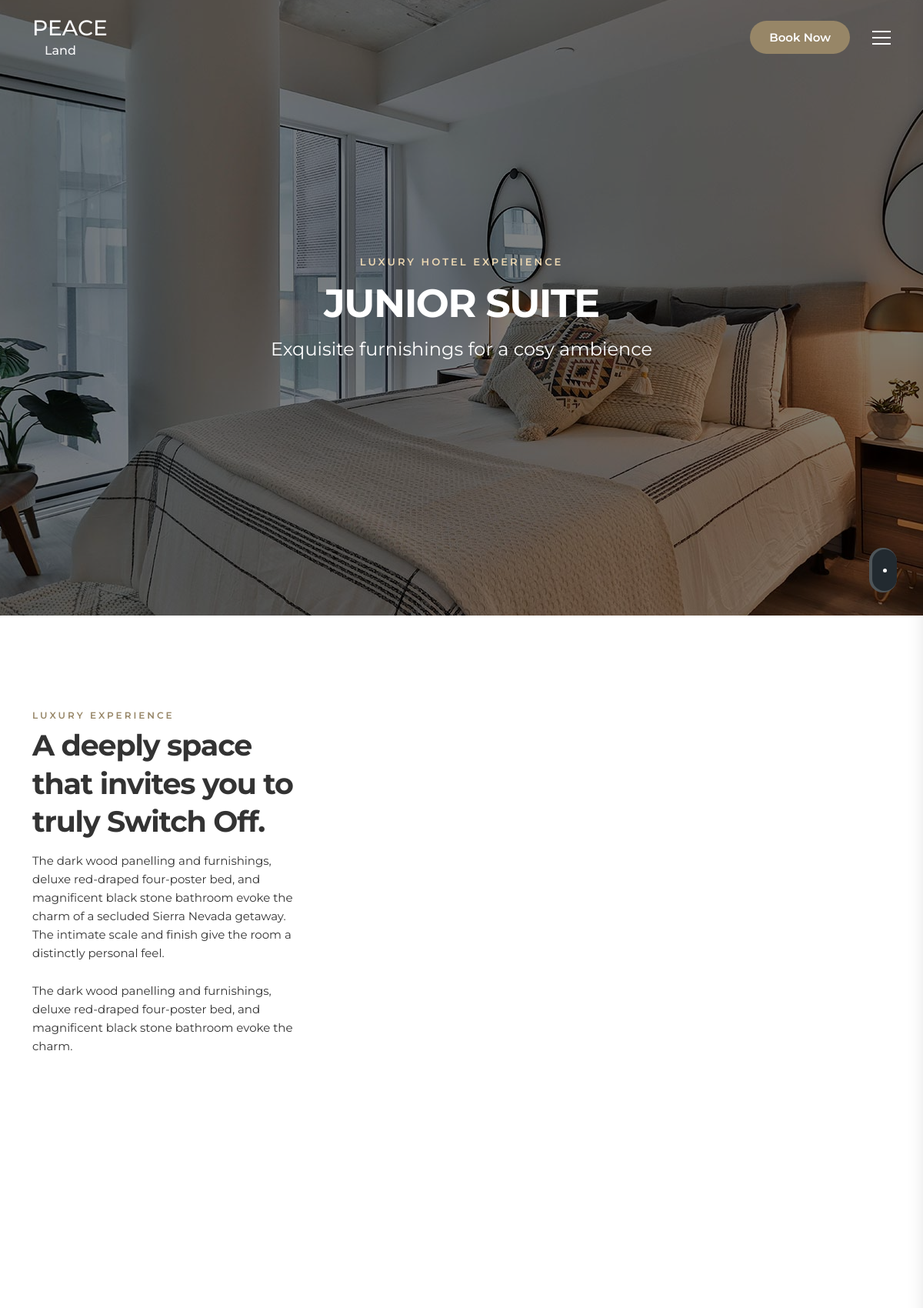
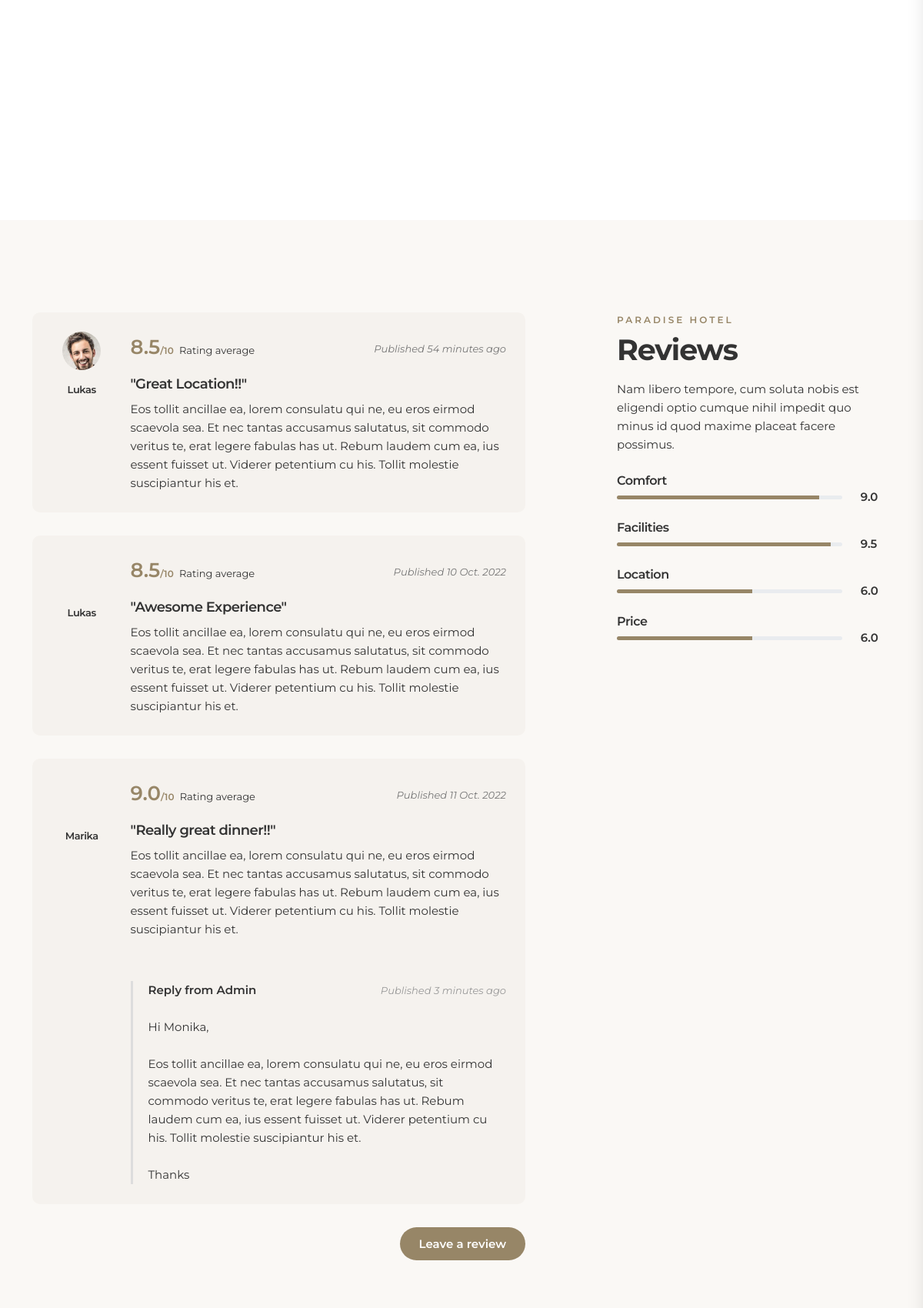
Screenshot of /hotel/room-details-booking/1 (upper part) with the database file from the repository (2 pictures, top to bottom).
### PeaceLand/models.py (models this page shows, shortened)
class RoomsType(models.Model):
    RoomName = models.CharField(max_length=256)
    RoomImgM = models.ImageField(upload_to="RoomImg/")
    RoomImgF = models.ImageField(upload_to="RoomImg/")
    RoomImgS = models.ImageField(upload_to="RoomImg/")
    RoomPrice = models.IntegerField()
    RoomInfo = models.CharField(max_length=256)
    Room_amenities = models.ManyToManyField(Amenity)
    Room_Total = models.IntegerField()
    BookedRooms = models.IntegerField(default=0)
    class Meta:
        verbose_name = ("TypeOfRooms")
        verbose_name_plural = ("Type_Of_Rooms") #Admin Shows

### PeaceLand/views.py (the view, shortened to what this page needs)
# urls.py: path("room-details-booking/<int:id>",RoomBookingIndex),
def RoomBookingIndex(request,id):
    room_id = request.session.get('room_id')
    room_email = request.session.get('room_email')
    other_rooms = RoomsType.objects.exclude(id=id)
    roomType = get_object_or_404(RoomsType, id=id)
    amenities = roomType.Room_amenities.all()
    contact = AdminAddress.objects.all()
    rooms = RoomsType.objects.all()
    context={
        "roomType":roomType,
        'amenities': amenities,
        'other_rooms': other_rooms,
        'contacts':contact,
        'rooms':rooms
    }
    return render(request,"room-details-booking.html",context)

### PeaceLand/templates/room-details-booking.html (shortened to what this page needs)
{% extends 'base.html' %}
{% load static %}
{% block content %}
    <main>
        <div class="hero full-height jarallax" data-jarallax data-speed="0.2">
            <img class="jarallax-img kenburns" src="/media/{{roomType.RoomImgM}}" alt="">
            <div class="wrapper opacity-mask d-flex align-items-center  text-center animate_hero" data-opacity-mask="rgba(0, 0, 0, 0.5)">
                <div class="container">
                    <div class="row justify-content-center">
                        <div class="col-lg-8">
                            <small class="slide-animated one">Luxury Hotel Experience</small>
                            <h1 class="slide-animated two">{{roomType.RoomName}}</h1>
                            <p class="slide-animated three">Exquisite furnishings for a cosy ambience</p>
                        </div>
                    </div>
                </div>
                <div class="mouse_wp slide-animated four">
                    <a href="#first_section" class="btn_explore">
                        <div class="mouse"></div>
                    </a>
                </div>
            </div>
        </div>
        <div class="bg_white" id="first_section">
            <div class="container margin_120_95">
                <div class="row justify-content-between">
                    <div class="col-lg-4">
                        <div class="title">
                            <small>Luxury Experience</small>
                            <h2>A deeply space that invites you to truly Switch Off.</h2>
                        </div>
                        <p>The dark wood panelling and furnishings, deluxe red-draped four-poster bed, and magnificent black stone bathroom evoke the charm of a secluded Sierra Nevada getaway. The intimate scale and finish give the room a distinctly personal feel.</p>
                        <p>The dark wood panelling and furnishings, deluxe red-draped four-poster bed, and magnificent black stone bathroom evoke the charm.</p>
                    </div>
                    <div class="col-lg-6">
                    </div>
                </div>
            </div>
        </div>
        <div class="bg_white add_bottom_120">
            <div class="container-fluid p-lg-0">
                <div data-cues="zoomIn">
                </div>
            </div>
        </div>
        <div class="container margin_120_95" id="reviews">
            <div class="row justify-content-between">
                <div class="col-lg-4 order-lg-2 fixed_title reviews_sum_details">
                    <div class="title">
                        <small>Paradise Hotel</small>
                        <h2>Reviews</h2>
                    </div>
                    <p>Nam libero tempore, cum soluta nobis est eligendi optio cumque nihil impedit quo minus id quod maxime placeat facere possimus.</p>
                    <h6>Comfort</h6>
                    <div class="row mb-2">
                        <div class="col-xl-10 col-lg-9 col-10">
                            <div class="progress">
                                <div class="progress-bar" role="progressbar" aria-valuenow="90" aria-valuemin="0" aria-valuemax="100" style="width: 90%;"></div>
                            </div>
                        </div>
                        <div class="col-xl-2 col-lg-3 col-2"><strong>9.0</strong></div>
                    </div>
                    <h6>Facilities</h6>
                    <div class="row mb-2">
                        <div class="col-xl-10 col-lg-9 col-10">
                            <div class="progress">
                                <div class="progress-bar" role="progressbar" aria-valuenow="95" aria-valuemin="0" aria-valuemax="100" style="width: 95%;"></div>
                            </div>
                        </div>
                        <div class="col-xl-2 col-lg-3 col-2"><strong>9.5</strong></div>
                    </div>
                    <h6>Location</h6>
                    <div class="row mb-2">
                        <div class="col-xl-10 col-lg-9 col-10">
                            <div class="progress">
                                <div class="progress-bar" role="progressbar" aria-valuenow="60" aria-valuemin="0" aria-valuemax="100" style="width: 60%;"></div>
                            </div>
                        </div>
                        <div class="col-xl-2 col-lg-3 col-2"><strong>6.0</strong></div>
                    </div>
                    <h6>Price</h6>
                    <div class="row mb-2">
                        <div class="col-xl-10 col-lg-9 col-10">
                            <div class="progress">
                                <div class="progress-bar" role="progressbar" aria-valuenow="60" aria-valuemin="0" aria-valuemax="100" style="width: 60%;"></div>
                            </div>
                        </div>
                        <div class="col-xl-2 col-lg-3 col-2"><strong>6.0</strong></div>
                    </div>
                </div>
                <div class="col-lg-7 order-lg-1">
                    <div class="review_card">
                        <div class="row">
                            <div class="col-md-2 user_info">
                                <figure><img src="{% static '/img/avatar4.jpg'%}" alt=""></figure>
                                <h5>Lukas</h5>
                            </div>
                            <div class="col-md-10 review_content">
                                <div class="clearfix mb-3">
                                    <span class="rating">8.5<small>/10</small> <strong>Rating average</strong></span>
                                    <em>Published 54 minutes ago</em>
                                </div>
                                <h4>"Great Location!!"</h4>
                                <p>Eos tollit ancillae ea, lorem consulatu qui ne, eu eros eirmod scaevola sea. Et nec tantas accusamus salutatus, sit commodo veritus te, erat legere fabulas has ut. Rebum laudem cum ea, ius essent fuisset ut. Viderer petentium cu his. Tollit molestie suscipiantur his et.</p>
                            </div>
                        </div>
                    </div>
                    <div class="review_card">
                        <div class="row">
                            <div class="col-md-2 user_info">
                                <figure><img src="{% static '/img/avatar6.jpg'%}" alt=""></figure>
                                <h5>Lukas</h5>
                            </div>
                            <div class="col-md-10 review_content">
                                <div class="clearfix mb-3">
                                    <span class="rating">8.5<small>/10</small> <strong>Rating average</strong></span>
                                    <em>Published 10 Oct. 2022</em>
                                </div>
                                <h4>"Awesome Experience"</h4>
                                <p>Eos tollit ancillae ea, lorem consulatu qui ne, eu eros eirmod scaevola sea. Et nec tantas accusamus salutatus, sit commodo veritus te, erat legere fabulas has ut. Rebum laudem cum ea, ius essent fuisset ut. Viderer petentium cu his. Tollit molestie suscipiantur his et.</p>
                            </div>
                        </div>
                    </div>
                    <div class="review_card">
                        <div class="row">
                            <div class="col-md-2 user_info">
                                <figure><img src="{% static '/img/avatar1.jpg'%}" alt=""></figure>
                                <h5>Marika</h5>
                            </div>
                            <div class="col-md-10 review_content">
                                <div class="clearfix mb-3">
                                    <span class="rating">9.0<small>/10</small> <strong>Rating average</strong></span>
                                    <em>Published 11 Oct. 2022</em>
                                </div>
                                <h4>"Really great dinner!!"</h4>
                                <p>Eos tollit ancillae ea, lorem consulatu qui ne, eu eros eirmod scaevola sea. Et nec tantas accusamus salutatus, sit commodo veritus te, erat legere fabulas has ut. Rebum laudem cum ea, ius essent fuisset ut. Viderer petentium cu his. Tollit molestie suscipiantur his et.</p>
                            </div>
                        </div>
                        <div class="row reply">
                            <div class="col-md-2 user_info">
                                <figure><img src="{% static '/img/avatar.jpg'%}" alt=""></figure>
                            </div>
                            <div class="col-md-10">
                                <div class="review_content">
                                    <strong>Reply from Admin</strong>
                                    <em>Published 3 minutes ago</em>
                                    <p><br>Hi Monika,<br><br>Eos tollit ancillae ea, lorem consulatu qui ne, eu eros eirmod scaevola sea. Et nec tantas accusamus salutatus, sit commodo veritus te, erat legere fabulas has ut. Rebum laudem cum ea, ius essent fuisset ut. Viderer petentium cu his. Tollit molestie suscipiantur his et.<br><br>Thanks</p>
                                </div>
                            </div>
                        </div>
                    </div>
                    <p class="text-end"><a href="#0" class="btn_1">Leave a review</a></p>
                </div>
            </div>
        </div>
    </main>
{%endblock%}

### rows the page displays
RoomsType: RoomImgM (picture), RoomName "JUNIOR SUITE"
